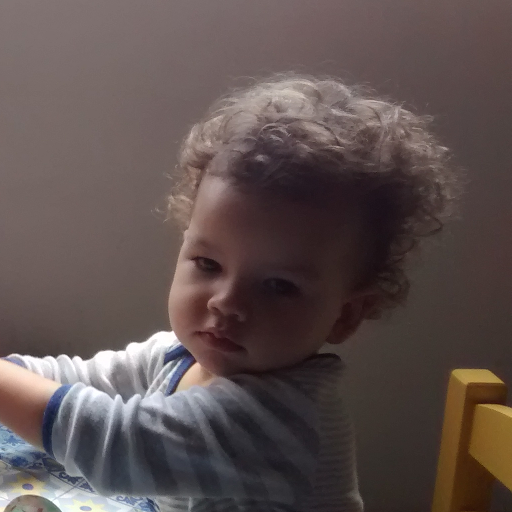
#> input picture trabalho01/VisaoTrab1.tiff, 512 x 512 px
$ python task02.py
#> lines starting #> are read from the running program, lines starting #| are printed output that depends on the picture; long printed decimals are rounded
import cv2
import os
import numpy as np
import matplotlib.pyplot as plt
import matplotlib as mpl


def get_channel(image, channel_number):
    channel_cn = np.zeros(image.shape[:2])
    for x in range(image.shape[0]):
        for y in range(image.shape[1]):
            channel_cn[x, y] = image[x, y][channel_number]
    return channel_cn


file_name = "VisaoTrab1.tiff"
file_name_no_extension = os.path.splitext(file_name)[0]

img = cv2.imread(file_name)
#> img is the input picture: shape (512, 512, 3); mean B, G, R 78.9, 80.6, 93.8
hsv = cv2.cvtColor(img, cv2.COLOR_BGR2HSV)
#> hsv: shape (512, 512, 3); mean H, S, V 47.5, 55.1, 95.4

gamma = 1024.0
channel_max = 179.0

channel_h = get_channel(hsv, 0) / channel_max
#> after the loop in get_channel, `for x in range(image.shape[0]):`:
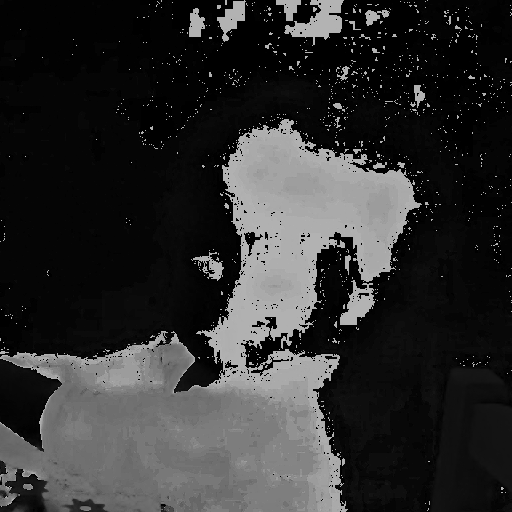
#> channel_cn: shape (512, 512) float64; min 0, max 179, mean 47.5
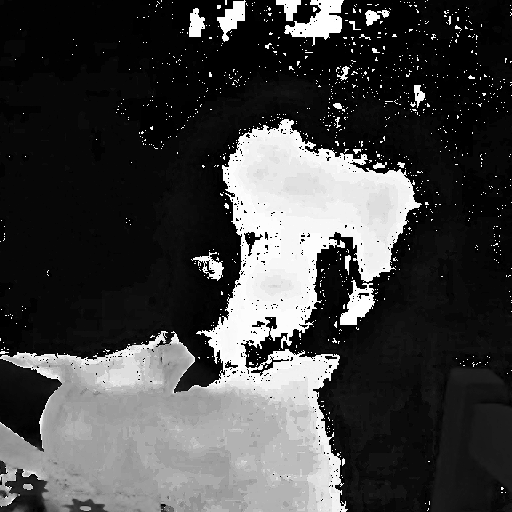
#> channel_h: shape (512, 512) float64; min 0, max 1, mean 0.265
channel_h = (channel_h ** gamma) * channel_max
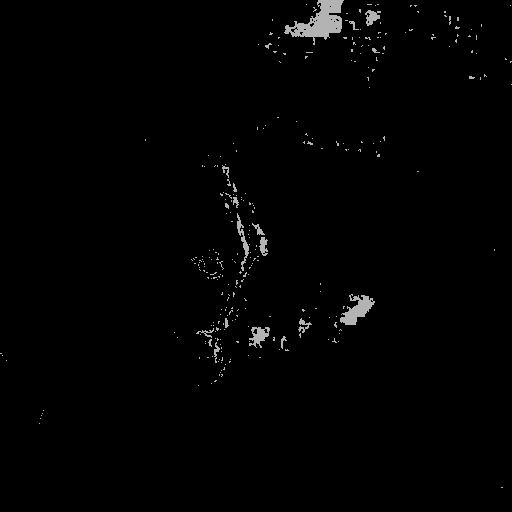
#> channel_h: shape (512, 512) float64; min 0, max 179, mean 2.5


def set_channel(dst, src, channel_number, channel_min = 0, channel_max = 255):
    for x in range(dst.shape[0]):
        for y in range(dst.shape[1]):
            dst[x, y][channel_number] = int(max(min(src[x, y], channel_max), 0))


# set_channel(hsv, channel_h, 0, 0, channel_max)
for x in range(hsv.shape[0]):
    for y in range(hsv.shape[1]):
        hsv[x, y][0] = int(max(min(channel_h[x, y], channel_max), 0))
#> hsv: shape (512, 512, 3); mean H, S, V 2.5, 55.1, 95.4

img = cv2.cvtColor(hsv, cv2.COLOR_HSV2BGR)
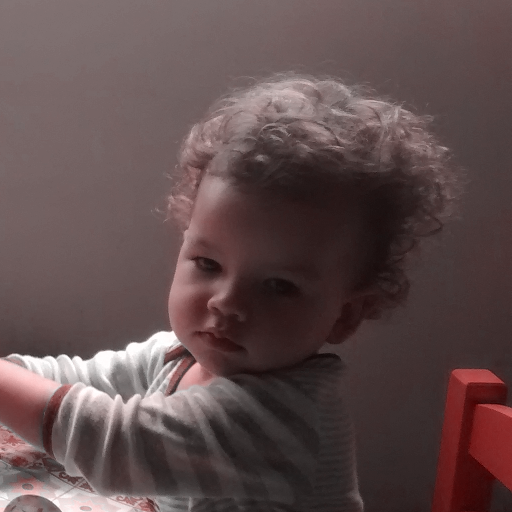
#> img: shape (512, 512, 3); mean B, G, R 76.2, 76.2, 95.4
file_name_gamma = f'{file_name_no_extension}_{gamma:.2f}.tiff'
cv2.imwrite(file_name_gamma, img)

mpl.rc("savefig", dpi = 150)

image_titles = [(file_name, 'Original'), (file_name_gamma, 'Imagem gamma')]
images_rows_cols = []

for image_file_name, title in image_titles:
    img = cv2.imread(image_file_name, 0)
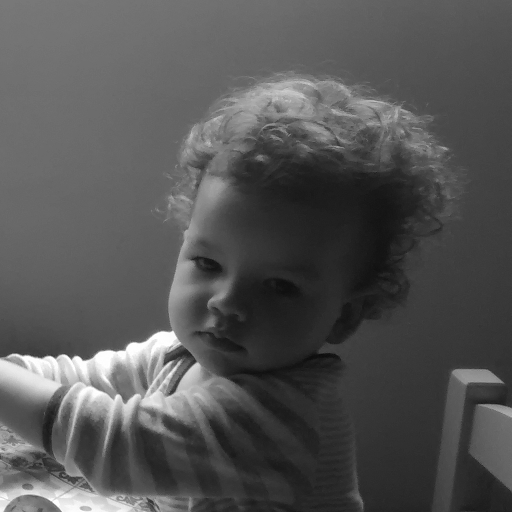
#> img: shape (512, 512); min 11, max 255, mean 84.4
    rows, cols = img.shape
#> rows = 512; cols = 512
    images_rows_cols += [(img, rows, cols)]
    plt.imshow(img, cmap=plt.get_cmap('gray'), vmin=0, vmax=255)
    plt.title(title)
    plt.show()

for i in range(len(image_titles)):
    img, rows, cols = images_rows_cols[i]
    image_file_name, title = image_titles[i]

    hist, bins = np.histogram(img, range=(0, 255), bins=64)
    hist = hist / float(rows * cols)
    center = (bins[:-1] + bins[1:]) / 2
    first_not_zero = 0
    for i in range(len(hist)):
        first_not_zero = i
        if hist[i] > 0:
            break
    plt.bar(center, hist, align='center', color='m', width=4)
    plt.xlim([0, 255])
    plt.ylim([0, 0.1])
    plt.ylabel('$p(f(x,y))$', fontsize=16)
    plt.xlabel(f'Intensidade {title}', fontsize=16)
    m_y = 0.005
    m = np.mean(img)
    s = np.std(img)
    plt.plot(m, m_y , "ko")
    plt.plot([m - s, m + s], [m_y] * 2, "k--");
    plt.savefig(f'{os.path.splitext(image_file_name)[0]}_Hist.eps')
    plt.show()
    print(f'\nMedia: {np.mean(img):.20f}')
    print(f'Desvio Padrao: {np.std(img):.20f}')
    print(f'Primeiro valor não nulo no histograma: {first_not_zero}')
#> this loop made 2 passes
#> (rows, cols, m, s) on passes 1 to 2: (512, 512, 84.36, 41.2), (512, 512, 81.91, 40.97)
#| Media: 84.361
#| Desvio Padrao: 41.202
#| Media: 81.910
#| Desvio Padrao: 40.972
#> pass 1, `plt.savefig(f'{os.path.splitext(image_file_name)[0]}_Hist.eps')`:
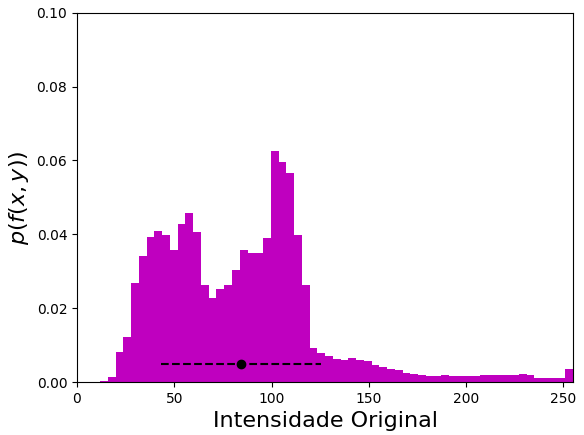
#> figure drawn by matplotlib, 1 panel; tallest bar 0.0625 high, from x = 99.6 to 103.6
#> pass 2, `plt.savefig(f'{os.path.splitext(image_file_name)[0]}_Hist.eps')`:
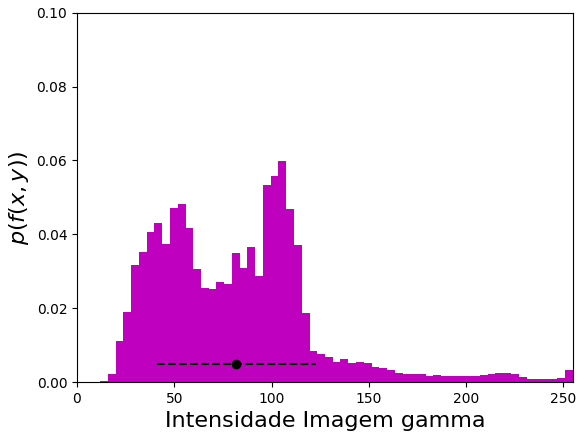
#> figure drawn by matplotlib, 1 panel; tallest bar 0.0598 high, from x = 103.6 to 107.6
